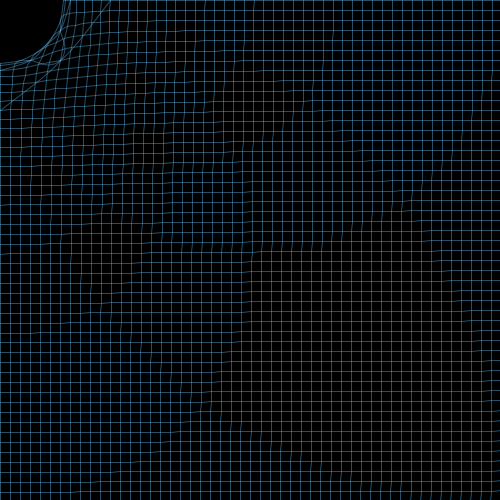
Frame 1 (no input)
Frame 60 (the mouse pressed at the canvas centre just before this capture): identical to frame 1, image omitted
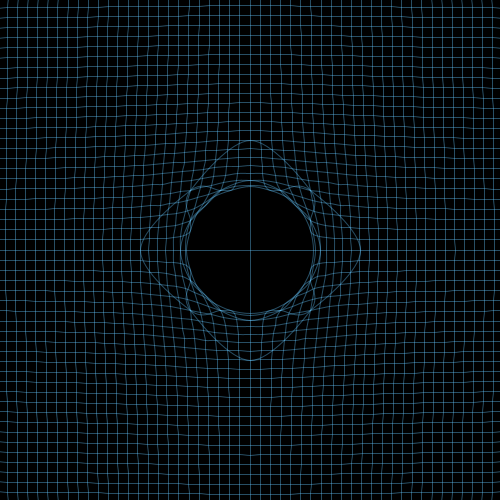
Frame 120 (the mouse held since frame 60 and released just before this capture)

The Processing sketch that drew these frames (run headless with seeded random() and noise(); from frame 60 on, the mouse is pressed at the canvas centre):

// Processing sketch: SpaceTimeGrid
// ── SpaceTimeGrid.pde
final float SPACE = 10;
final float AMOUNT = 1000;
final float LIMIT = 200;
int X_GRID, Y_GRID;

Point[][] p;

void setup() {
	size(500,500);
	X_GRID = ceil(width/SPACE)+1;
	Y_GRID = ceil(height/SPACE)+1;
	p = new Point[Y_GRID][];
	for (int i=0; i<Y_GRID; ++i) {
		p[i] = new Point[X_GRID];
		for (int j=0; j<X_GRID; ++j) {
			p[i][j] = new Point(j*SPACE, i*SPACE);
		}
	}
	background(0);
}

void draw() {
	background(0);
	strokeWeight(1);
	stroke(100,200,255,100);
  noFill();
	drawGrid();
}

void drawGrid() {
  for (int i=Y_GRID; --i>=0;) {
    beginShape();
    for (int j=X_GRID; --j>=0;) {
      p[i][j].update(mouseX, mouseY);
      if (j == X_GRID-1 || j == 0)
        curveVertex(p[i][j].getX(), p[i][j].getY());
      curveVertex(p[i][j].getX(), p[i][j].getY());
    }
    endShape();
  }
  for (int j=X_GRID; --j>=0;) {
    beginShape();
    for (int i=Y_GRID; --i>=0;) {
      if (i == Y_GRID-1 || i == 0)
        curveVertex(p[i][j].getX(), p[i][j].getY());
      curveVertex(p[i][j].getX(), p[i][j].getY());
    }
    endShape();
  }
}

class Point {
	PVector pos;
	PVector shift;

	Point(float x, float y) {
		this.pos = new PVector(x,y);
    this.shift = new PVector(0,0);
	}

	void update(float x, float y) {
		float d = dist(this.pos.x, this.pos.y, x, y);
		shift.set(this.pos.x - x, this.pos.y - y);
		shift.normalize();
		shift.mult(AMOUNT/d);
    shift.limit(LIMIT);
	}

	void display() {
		point(pos.x+shift.x, pos.y+shift.y);
	}

	float sqdist(float x1, float y1, float x2, float y2) {
		float dx = x1-x2;
		float dy = y1-y2;
		return dx*dx+dy*dy;
	}

  float getX() {
    return pos.x+shift.x;
  }
  
  float getY() {
    return pos.y+shift.y;
  }
}
